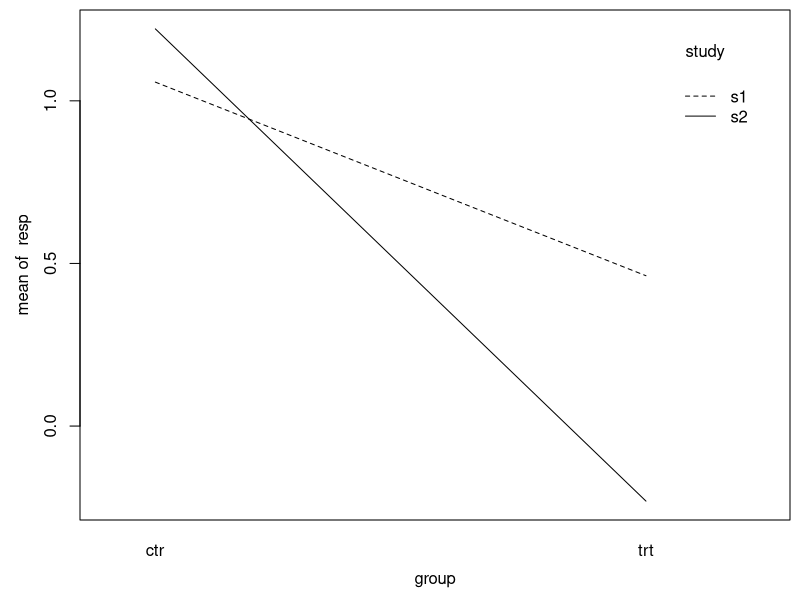
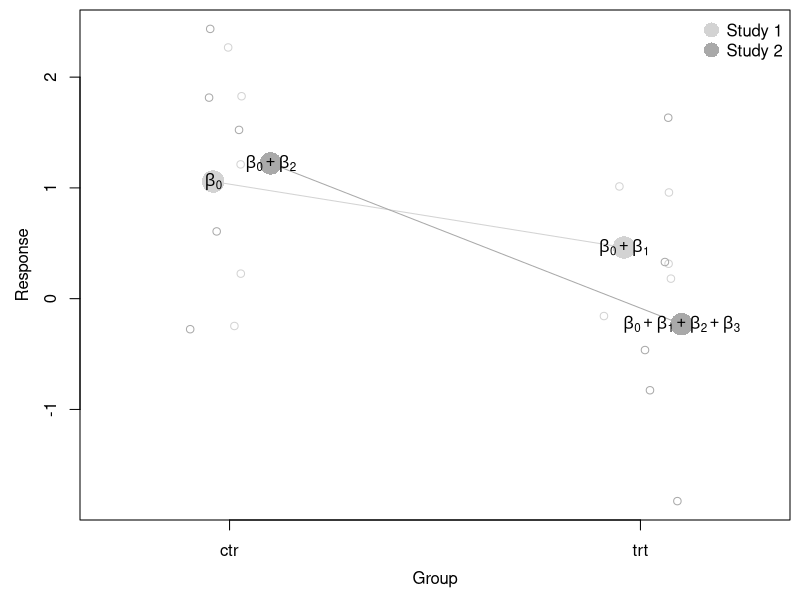
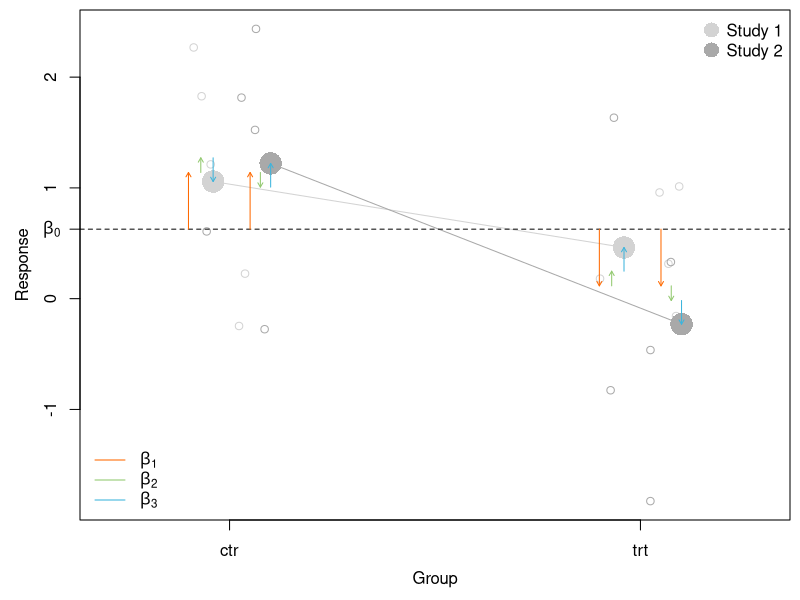

The R source for these figures, in order:
#' ---
#' title: "Effect vs. dummy coding"
#' author: "Nora Wickelmaier"
#' date: "2024-11-06"
#' categories:
#'   - R
#'   - Categorical predictors
#' output:
#'   md_document:
#'     variant: gfm
#'     preserve_yaml: true
#' ---

#+ include = FALSE
date <- "2024-11-06"
knitr::opts_chunk$set(message = FALSE, warning = FALSE, fig.align = "center", fig.path = paste0("../figures/", date, "_"))

set.seed(1101)

#'
#' Let us look at the differences between effect and dummy coding for regression
#' models with categorical predictors.
#'

#' # Model with one categorical factor
#'
#' Let us simulate some data first, for $$n = 10$$ subjects and a group
#' predictor with levels `ctr` for the control group and `trt` for the treatment
#' group.

dat <- data.frame(id    = factor(1:10),
                  group = factor(c("ctr", "trt")),
                  resp  = c(rnorm(5, 1), rnorm(5)))

aggregate(resp ~ group, data = dat, FUN = mean)

#'
#' Per default are uses so-called dummy coding to represent factors. This means
#' that the reference category (here `ctr`) is set to 0 and the second category
#' is set to 1. R takes the first factor level as reference category in dummy
#' coding.

contrasts(dat$group)

#'
#' You can check the default settings of your R session with

options()$contrasts

#'
#' The first entry `"contr.treatment"` indicates dummy coding.
#'

#' ## Linear model with dummy coding
#'
#' Let us now fit a simple linear regression
#'
#' $$resp = \beta_0 + \beta_1 group + \varepsilon$$
#'
#' with $$\varepsilon \sim N(0,\sigma_{\varepsilon})$$.
#'
#' (For a two-level between factor, this is equivalent to an independent $$t$$
#' test.)

lm1 <- lm(resp ~ group, data = dat)
summary(lm1)

coef(lm1)[1]    # mean ctr
sum(coef(lm1))  # mean trt

#'
#' The interpretation of the parameters is straightforward: The Intercept
#' $$\beta_0$$ is the mean response in the control (here the reference) group
#' ($$\bar x_{ctr} = \beta_0$$) and $$\beta_1$$ is the difference between the
#' control and the treatment group ($$\bar x_{trt} = \beta_0 + \beta_1$$).
#'

#' ## Linear model with effects coding
#'
#' Next, we will fit the same model with effects coding. Hereby, the reference
#' group is coded as $$-1$$.

contrasts(dat$group) <- "contr.sum"
contrasts(dat$group)

#'
#' You can see that for effects coding, R takes the _last_ factor level as
#' reference category.
#'
#' Now, let us refit the model.

lm2 <- lm(resp ~ group, dat)
summary(lm2)

sum(coef(lm2))    # mean ctr
-diff(coef(lm2))  # mean trt

#'
#' In this model, the Intercept $$\beta_0$$ is now the overall mean (often
#' called the grand mean).

mean(dat$resp)

#'
#' And $$\beta_1$$ is the difference of the mean in group 1 (here the control
#' group) to the overall mean and its negative value is the difference of group
#' 1 (treatment group) to the overall mean.
#'

#' # Model with two categorical factors
#'
#' Let us again simulate some data first. This time for $$n = 20$$ subjects, a
#' group predictor like before and an additional factor `study` with two levels
#' `s1` and `s2`.

dat <- data.frame(id    = factor(1:20),
                  group = factor(rep(c("ctr", "trt"), each = 10)),
                  study = factor(rep(c("s1", "s2"), each = 5)),
                  resp  = c(rnorm(10, 1), rnorm(10)))

aggregate(resp ~ group + study, data = dat, FUN = mean)

mean(dat$resp)

#+ interactionplot, fig.width = 5.5, fig.height = 4.5, fig.show = "hide"
par(mai = c(.8, .8, .1, .1), mgp = c(2.4, 1, 0))
with(dat, interaction.plot(group, study, resp))

#+ echo = FALSE
knitr::include_graphics(paste0("https://raw.githubusercontent.com/nwickel/blog/refs/heads/main/figures/", date, "_interactionplot-1.png"))

#'
#' Both factors are now dummy coded, since we did not tell R to do otherwise.

contrasts(dat$group)
contrasts(dat$study)

#' ## Linear model with dummy coding
#'
#' Let us now fit regression model with an interaction term
#'
#' $$resp = \beta_0 + \beta_1 group + \beta_2 study + \beta_3 (group \times
#' study) + \varepsilon$$
#'
#' with $$\varepsilon \sim N(0,\sigma_{\varepsilon})$$.
#'
#' (This is equivalent to a 2x2 ANOVA with two between factors.)

lm3 <- lm(resp ~ group * study, data = dat)
summary(lm3)

#'
#' We can now reconstruct the mean values for all four groups with our
#' parameters. The Intercept $$\beta_0$$ is now the mean response in study 1 for
#' the control group.

coef(lm3)[1]
coef(lm3)[1] + coef(lm3)[2]
coef(lm3)[1] + coef(lm3)[3]
coef(lm3)[1] + coef(lm3)[2] + coef(lm3)[3] + coef(lm3)[4]   # sum(coef(lm3))

#'
#' With dummy coding, we can think of the dummy variables as "controlling" which
#' parameters are entered into the mean calculations and which are not. With
#' only categorical predictors, we get a separate equation for each of the four
#' groups.
#'
#' $$\begin{align*}
#'     resp_{11} & = \beta_0 + \varepsilon                      & mean s1 and crt \\
#'     resp_{12} & = \beta_0 + \beta_1 + \varepsilon            & mean s1 and trt \\
#'     resp_{21} & = \beta_0 + \beta_2 + \varepsilon            & mean s2 and crt \\
#'     resp_{22} & = \beta_0 + \beta_1 + \beta_2 + \beta_3 + \varepsilon  & mean s2 und trt
#' \end{align*}$$
#'
#' with $$\varepsilon \sim N(0, \sigma^2_{\varepsilon})$$

#+ dummyplot, echo = FALSE, fig.width = 4.5, fig.height = 4.5, fig.show = "hide"
colors <- c("lightgray", "darkgray")

datm <- aggregate(resp ~ group + study, data = dat, FUN = mean)

par(mai = c(.8, .8, .1, .1), mgp = c(2.4, 1, 0))
plot(resp ~ jitter(as.numeric(group), .5), data = dat,
     axes = FALSE,
     col = colors[study],
     xlim = c(.7, 2.3),
     xlab = "Group",
     ylab = "Response")
points(resp ~ c(.96, 1.96), data = datm[datm$study == "s1",],
       col = colors[study],
       cex = 3,
       type = "b",
       pch = 16)
points(resp ~ c(1.1, 2.1), data = datm[datm$study == "s2",],
       col = colors[study],
       cex = 3,
       type = "b",
       pch = 16)

axis(1, at = 1:2, labels = c("ctr", "trt"))
axis(2)
box()

legend("topright", c("Study 1", "Study 2"), col = colors, pch = 16, bty = "n", pt.cex = 2)

text(.96,  datm$resp[datm$group == "ctr" & datm$study == "s1"],
     expression(beta[0]))
text(1.96, datm$resp[datm$group == "trt" & datm$study == "s1"],
     expression(beta[0] + beta[1]))
text(1.1,  datm$resp[datm$group == "ctr" & datm$study == "s2"],
     expression(beta[0] + beta[2]))
text(2.1,  datm$resp[datm$group == "trt" & datm$study == "s2"],
     expression(beta[0] + beta[1] + beta[2] + beta[3]))

#+ echo = FALSE
knitr::include_graphics(paste0("https://raw.githubusercontent.com/nwickel/blog/refs/heads/main/figures/", date, "_dummyplot-1.png"))

#' ## Linear model with effects coding

contrasts(dat$group) <- "contr.sum"
contrasts(dat$study) <- "contr.sum"

lm4 <- lm(resp ~ group * study, dat)
summary(lm4)

coef(lm4)[1] + coef(lm4)[2] + coef(lm4)[3] + coef(lm4)[4]
coef(lm4)[1] - coef(lm4)[2] + coef(lm4)[3] - coef(lm4)[4]
coef(lm4)[1] + coef(lm4)[2] - coef(lm4)[3] - coef(lm4)[4]
coef(lm4)[1] - coef(lm4)[2] - coef(lm4)[3] + coef(lm4)[4]   # sum(coef(lm3))

#'
#' With effects coding, all parameters are needed for calculating each of the
#' group means. Only the signs change.
#'
#' $$\begin{align*}
#'     resp_{11} & = \beta_0 + \beta_1 + \beta_2 + \beta_3 + \varepsilon & mean s1 and crt \\
#'     resp_{12} & = \beta_0 - \beta_1 + \beta_2 - \beta_3 + \varepsilon & mean s1 and trt \\
#'     resp_{21} & = \beta_0 + \beta_1 - \beta_2 - \beta_3 + \varepsilon & mean s2 and crt \\
#'     resp_{22} & = \beta_0 - \beta_1 - \beta_2 + \beta_3 + \varepsilon & mean s2 und trt
#' \end{align*}$$
#'
#' with $$\varepsilon \sim N(0, \sigma^2_{\varepsilon})$$

#+ effectplot, echo = FALSE, fig.width = 4.5, fig.height = 4.5, fig.show = "hide"
par(mai = c(.8, .8, .1, .1), mgp = c(2.4, 1, 0))
plot(resp ~ jitter(as.numeric(group), .5), data = dat,
     axes = FALSE,
     col = colors[study],
     xlim = c(.7, 2.3),
     xlab = "Group",
     ylab = "Response")
points(resp ~ c(.96, 1.96), data = datm[datm$study == "s1",],
       col = colors[study],
       cex = 3,
       type = "b",
       pch = 16)
points(resp ~ c(1.1, 2.1), data = datm[datm$study == "s2",],
       col = colors[study],
       cex = 3,
       type = "b",
       pch = 16)
abline(h = mean(dat$resp), lty = 2)

axis(1, at = 1:2, labels = c("ctr", "trt"))
axis(2)
axis(2, at = coef(lm4)[1], labels = expression(beta[0]), las = 2)
box()

arrows(.9, coef(lm4)[1],
       .9, coef(lm4)[1] + coef(lm4)[2],
       length = 0.05,
       col = "#FF6900")
arrows(.93, coef(lm4)[1] + coef(lm4)[2],
       .93, coef(lm4)[1] + coef(lm4)[2] + coef(lm4)[3],
       length = 0.05,
       col = "#91C86E")
arrows(.96, coef(lm4)[1] + coef(lm4)[2] + coef(lm4)[3],
       .96, coef(lm4)[1] + coef(lm4)[2] + coef(lm4)[3] + coef(lm4)[4],
       length = 0.05,
       col = "#3CB4DC")

arrows(1.05, coef(lm4)[1],
       1.05, coef(lm4)[1] + coef(lm4)[2],
       length = 0.05,
       col = "#FF6900")
arrows(1.075, coef(lm4)[1] + coef(lm4)[2],
       1.075, coef(lm4)[1] + coef(lm4)[2] - coef(lm4)[3],
       length = 0.05,
       col = "#91C86E")
arrows(1.1, coef(lm4)[1] + coef(lm4)[2] - coef(lm4)[3],
       1.1, coef(lm4)[1] + coef(lm4)[2] - coef(lm4)[3] - coef(lm4)[4],
       length = 0.05,
       col = "#3CB4DC")

arrows(1.9, coef(lm4)[1],
       1.9, coef(lm4)[1] - coef(lm4)[2],
       length = 0.05,
       col = "#FF6900")
arrows(1.93, coef(lm4)[1] - coef(lm4)[2],
       1.93, coef(lm4)[1] - coef(lm4)[2] + coef(lm4)[3],
       length = 0.05,
       col = "#91C86E")
arrows(1.96, coef(lm4)[1] - coef(lm4)[2] + coef(lm4)[3],
       1.96, coef(lm4)[1] - coef(lm4)[2] + coef(lm4)[3] - coef(lm4)[4],
       length = 0.05,
       col = "#3CB4DC")

arrows(2.05, coef(lm4)[1],
       2.05, coef(lm4)[1] - coef(lm4)[2],
       length = 0.05,
       col = "#FF6900")
arrows(2.075, coef(lm4)[1] - coef(lm4)[2],
       2.075, coef(lm4)[1] - coef(lm4)[2] - coef(lm4)[3],
       length = 0.05,
       col = "#91C86E")
arrows(2.1, coef(lm4)[1] - coef(lm4)[2] - coef(lm4)[3],
       2.1, coef(lm4)[1] - coef(lm4)[2] - coef(lm4)[3] + coef(lm4)[4],
       length = 0.05,
       col = "#3CB4DC")

legend("bottomleft",
       c(expression(beta[1]), expression(beta[2]), expression(beta[3])),
       col = c("#FF6900", "#91C86E", "#3CB4DC"), lty = 1, bty = "n")
legend("topright", c("Study 1", "Study 2"), col = colors, pch = 16, bty = "n", pt.cex = 2)

#+ echo = FALSE
knitr::include_graphics(paste0("https://raw.githubusercontent.com/nwickel/blog/refs/heads/main/figures/", date, "_effectplot-1.png"))


#' # Setting contrasts globally
#'
#' You can also change the settings for the contrast coding globally in R.


options(contrasts = c("contr.treatment", "contr.poly"))

options()$contrasts

contrasts(factor(1:3))

options(contrasts = c("contr.sum", "contr.poly"))

options()$contrasts

contrasts(factor(1:3))


#' # Session info

sessionInfo()

